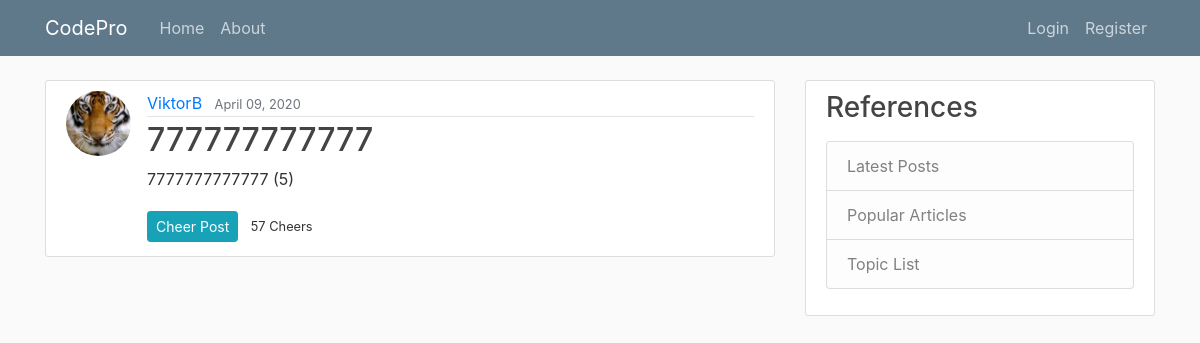
The page /post/22/ on the database its author committed.
### blog/models.py (models this page shows, shortened)
class Post(models.Model):
    title = models.CharField(max_length=100)
    content = models.TextField()
    date_posted = models.DateTimeField(default=timezone.now)
    author = models.ForeignKey(User, on_delete=models.CASCADE)
    likes = models.IntegerField()

### users/models.py (models this page shows, shortened)
class Profile(models.Model):
    user = models.OneToOneField(User, on_delete=models.CASCADE)
    image = models.ImageField(default='default.jpg', upload_to='profile_pics')
    about_info = models.TextField(default="Hi! I am a fellow Python programmer.")

### blog/views.py (the view)
# urls.py: path('post/<int:pk>/', PostDetailView.as_view(), name='post-detail'),
class PostDetailView(DetailView):
    model = Post

### blog/templates/blog/post_detail.html (shortened to what this page needs)
{% extends "blog/base.html" %}
{% block content %}
<article class="media content-section">
  <img class="rounded-circle article-img" src="{{ object.author.profile.image.url }}">
<div class="media-body">
<div class="article-metadata">
  <a class="mr-2" href="{% url 'user-posts' object.author.username %}">{{ object.author }}</a>
  <small class="text-muted">{{ object.date_posted|date:"F d, Y"}}</small>
</div>
<h2 class="article-title">{{ object.title }}</h2>
<p class="article-content">{{ object.content }}</p>
<div>
  <a class="btn btn-info btn-sm mt-1 mb-1 mr-2" href="{% url 'like' object.id %}">Cheer Post</a>
  <small class="article content mt-1 mb-1 mr-2">{{ object.likes}} Cheers</small>
</div>
</div>
</article>
{% endblock content %}

### blog/static/blog/main.css (style rules this page uses)
body { background: #fafafa; color: #333333; margin-top: 5rem; }
h1, h2, h3, h4, h5, h6 { color: #444444; }
.content-section { background: #ffffff; padding: 10px 20px; border: 1px solid #dddddd; border-radius: 3px; margin-bottom: 20px; }
.article-title { color: #444444; }
.article-content { white-space: pre-line; }
.article-img { height: 65px; width: 65px; margin-right: 16px; }
.article-metadata { padding-bottom: 1px; margin-bottom: 4px; border-bottom: 1px solid #e3e3e3 }

### rows shown on the page
Post: author.profile.image (picture), author "ViktorB", date_posted "April 09, 2020", title "777777777777", content "7777777777777 (5)", likes "57"
